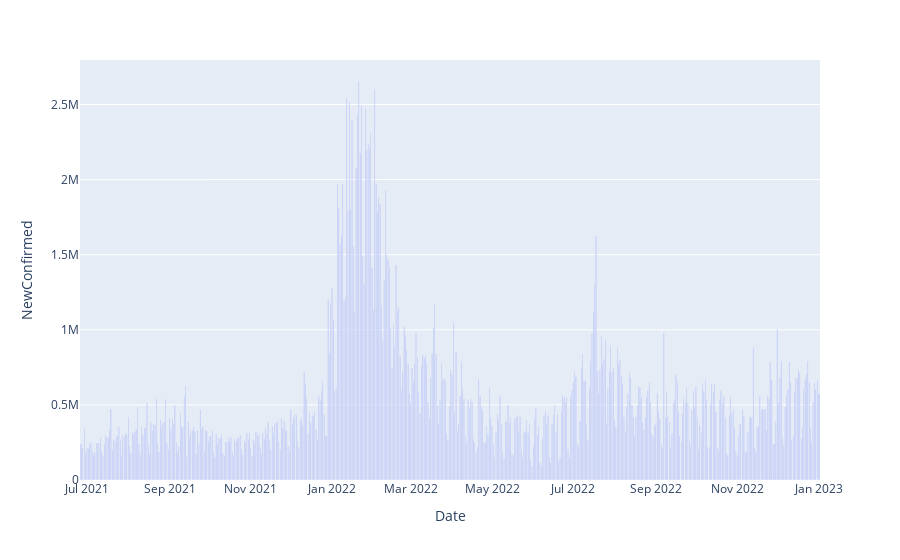

Write notebook code for a chart like this one.
### Code cell
import plotly.express as px
import pandas as pd
px.bar(df, x="Date", y="NewConfirmed")

### Figure 1 — Plotly figure (JSON) as saved in the notebook; plotly's stock layout.template omitted (floating-point values rounded to 4 significant figures; data arrays with more than 128 entries replaced by an {"elided": "..."} marker saying what was removed)
{"data": [{"alignmentgroup": "True", "hovertemplate": "Date=%{x}<br>NewConfirmed=%{y}<extra></extra>", "legendgroup": "", "marker": {"color": "#636efa", "pattern": {"shape": ""}}, "name": "", "offsetgroup": "", "orientation": "v", "showlegend": false, "textposition": "auto", "type": "bar", "x": {"elided": "556 str values"}, "xaxis": "x", "y": {"elided": "556 int values"}, "yaxis": "y"}], "layout": {"barmode": "relative", "legend": {"tracegroupgap": 0}, "margin": {"t": 60}, "xaxis": {"anchor": "y", "domain": [0, 1], "title": {"text": "Date"}}, "yaxis": {"anchor": "x", "domain": [0, 1], "title": {"text": "NewConfirmed"}}}}
